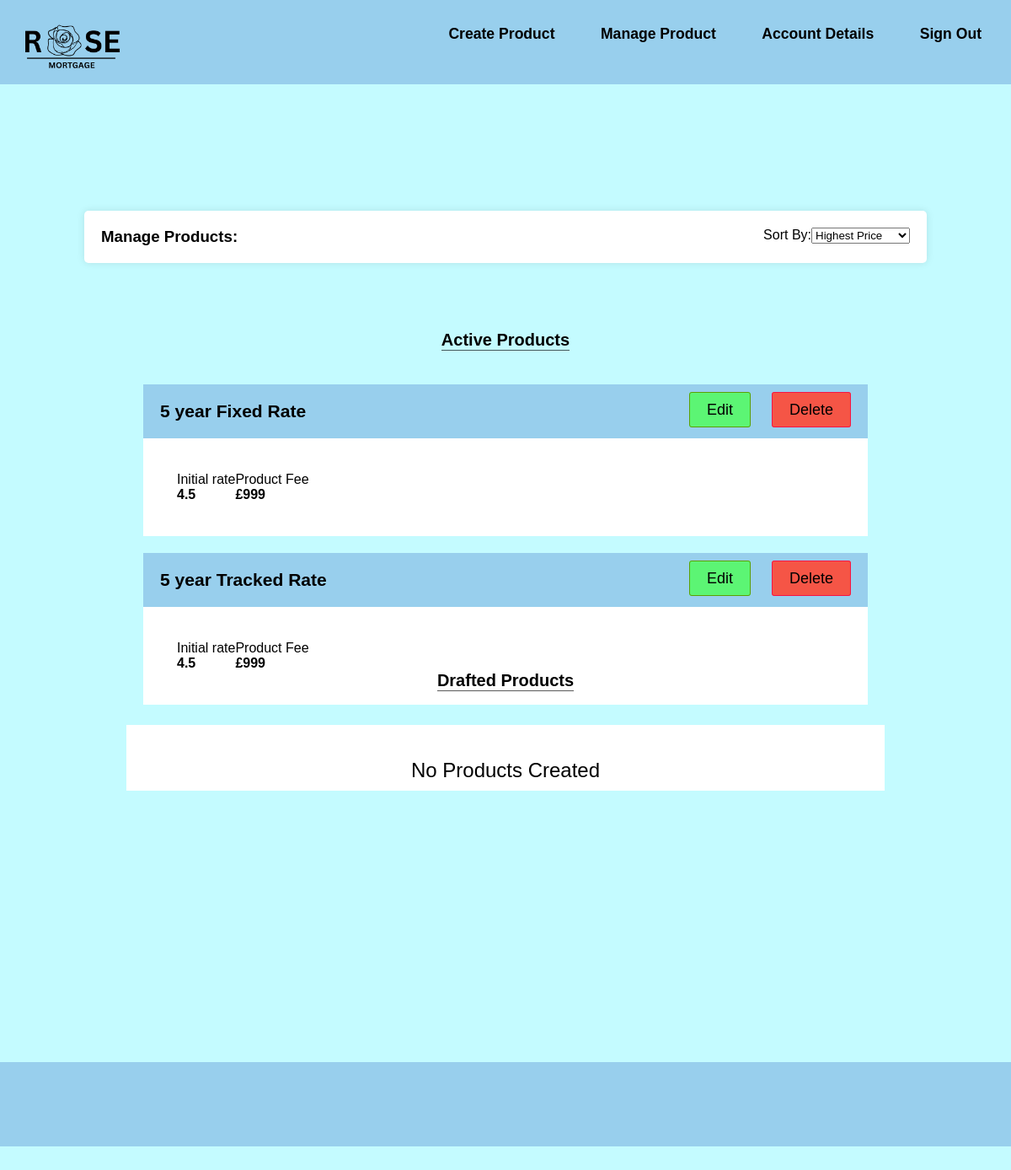
Page /broker-manage-product.php (signed in) on the earlier database version.
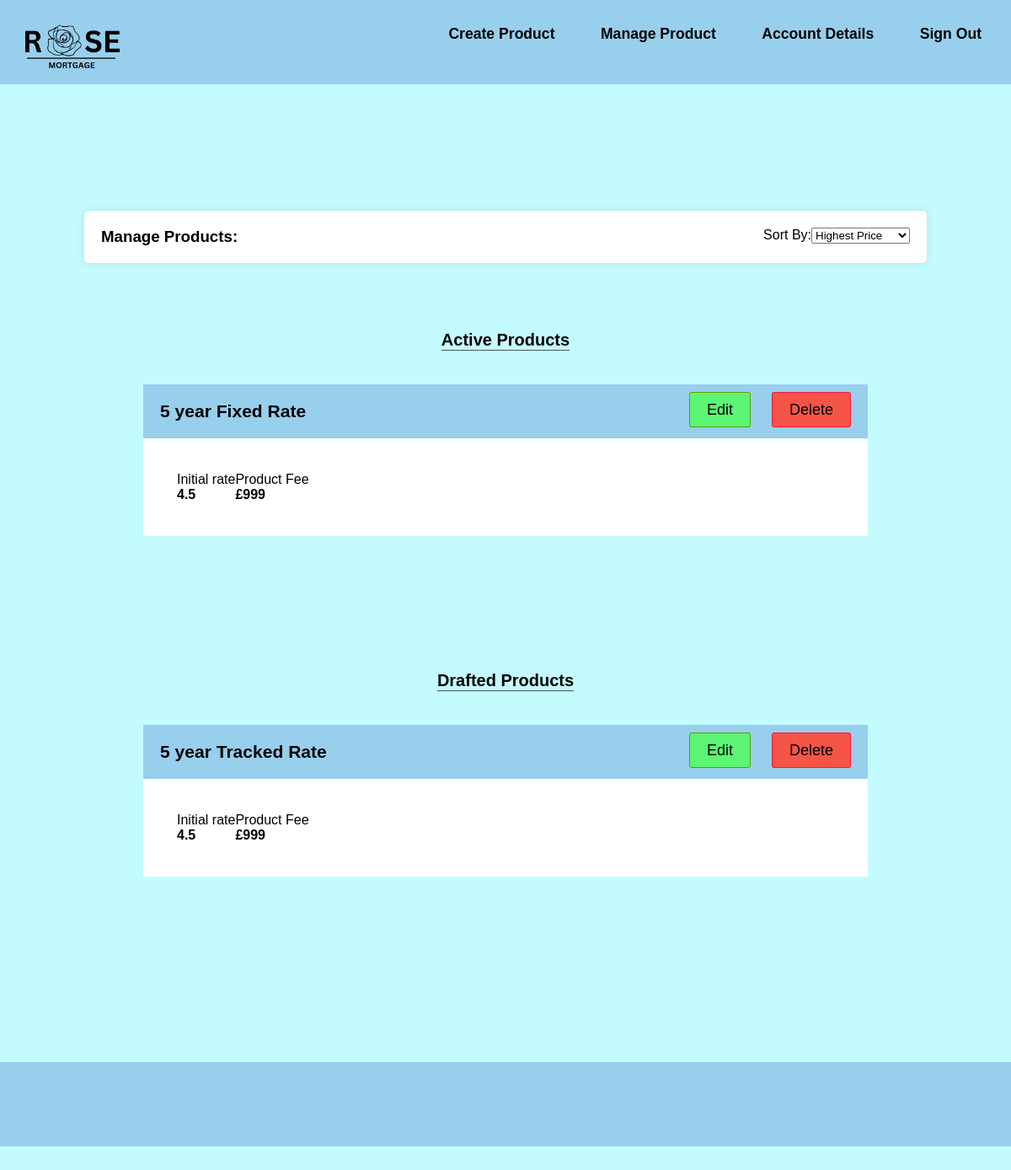
Same page on the later database version.
### tables this page shows
CREATE TABLE "Product" (
	"Product_ID"	INTEGER NOT NULL,
	"Broker_ID"	INTEGER NOT NULL,
	"YearRate"	INTEGER NOT NULL,
	"ProductType"	TEXT NOT NULL,
	"expected_income"	INTEGER NOT NULL,
	"expected_outgoings"	INTEGER NOT NULL,
	"expected_credit_score"	INTEGER NOT NULL,
	"initial_interest_rate"	REAL NOT NULL,
	"secondary_interest_rate"	REAL NOT NULL,
	"ProductFee"	INTEGER NOT NULL,
	"mtv_ratio"	REAL NOT NULL,
	"aDraft"	INTEGER NOT NULL,
	FOREIGN KEY("Broker_ID") REFERENCES "Broker"("Broker_ID"),
	PRIMARY KEY("Product_ID" AUTOINCREMENT)
);

### broker-manage-product.php (the view, shortened to what this page needs)
<?php
include 'connection.php';
if (isset($_SESSION['Broker_ID'])){
    $brokerId = $_SESSION['Broker_ID'];
    $stmt = $db->prepare("SELECT * FROM Product WHERE Broker_ID = ?");
    $stmt->execute([$brokerId]);
    $products = $stmt->fetchAll(PDO::FETCH_ASSOC);
    ?>
    <!DOCTYPE html>
    <html lang="en">
    <head>
        <link href="style.css" rel="stylesheet"></link>
    </head>
    <body>
    <header class="flex-container">
    <a href="broker-manage-product.php"> <img src="Assets/logo.png" alt="Rose Mortgage"> </a>
    <div>
        <ul class="nav-links">
            <li><a href="Broker-product-creation.php">Create Product</a></li>
            <li><a href="broker-manage-product.php">Manage Product</a></li>
            <li><a href="broker-account-information.php">Account Details</a></li>
            <li><a href="home.php">Sign Out</a></li>
        </ul>
    </div>
    </header>
        <main>
            <div class="largecontainer">
                <div class="flex-container">
                    <div><h3><b>Manage Products:</b></h3></div>
                    <div class="flex-container">
                        <div>
                            <a>Sort By:</a>
                        </div>
                        <div>
                            <select>
                                <option>Highest Price</option>
                            </select>
                        </div>
                    </div>
                </div>
            </div>
            <div class="products-type">
                <h4>Active Products</h4>
            </div>
            <div class="product-layout">
                <?php
                $activeProducts = array_filter($products, function ($product){
                    return $product['aDraft'] == 0;
                });
                    if (!empty($activeProducts)) : ?>
                    <?php foreach ($activeProducts as $product) : ?>
                    <div class="product-area">
                        <div class="product-header">
                            <h3><?php echo $product['YearRate'];?> year <?php echo $product['ProductType'];?></h3>
                            <div>
                                <a href="Broker-product-update.php?id=<?php echo $product['Product_ID']; ?>" class="edit-product-btn">Edit</a>
                                <a href="broker-product-deletion.php?id=<?php echo $product['Product_ID']; ?>" class="delete-product-btn">Delete</a>
                            </div>
                        </div>
                        <div class="product-section">
                            <div class="manage-product-information">
                                <div class="initial-rate-section">
                                    <h5>Initial rate</h5>
                                    <p><?php echo $product['initial_interest_rate']?></p>
                                </div>
                                <div class="product-fee-section">
                                    <h5>Product Fee</h5>
                                    <p><?php echo $product['ProductFee']?></p>
                                </div>
                            </div>
                        </div>
                    </div>
                    <?php endforeach; ?>
                <?php else : ?>
                    <div class ="no-products-text">
                        <p>No Products Created</p>
                    </div>
                <?php endif; ?>
            </div>
            <div class="products-type">
                <h4>Drafted Products</h4>
            </div>
            <div class="product-layout">
                <?php
                    $draftProducts = array_filter($products, function ($product){
                    return $product['aDraft'] == 1;
                    });
                    if (!empty($draftProducts)) : ?>
                    <?php foreach ($draftProducts as $product) : ?>
                    <div class="product-area">
                        <div class="product-header">
                            <h3><?php echo $product['YearRate'];?> year <?php echo $product['ProductType'];?></h3>
                            <div>
                                <a href="Broker-product-update.php?id=<?php echo $product['Product_ID']; ?>" class="edit-product-btn">Edit</a>
                                <a href="broker-product-deletion.php?id=<?php echo $product['Product_ID']; ?>" class="delete-product-btn">Delete</a>
                            </div>
                        </div>
                        <div class="product-section">
                            <div class="manage-product-information">
                            <div class="initial-rate-section">
                                    <h5>Initial rate</h5>
                                    <p><?php echo $product['initial_interest_rate']?></p>
                                </div>
                                <div class="product-fee-section">
                                    <h5>Product Fee</h5>
                                    <p><?php echo $product['ProductFee']?></p>
                                </div>
                        </div>
                    </div>
                    <?php endforeach; ?>
                <?php else : ?>
                    <div class ="no-products-text">
                        <p>No Products Created</p>
                    </div>
                <?php endif; ?>
            </div>
            </div>
        <footer>
        </footer>
    </body>
    </html>
<?php
} else {
    header("Location: LogIn.php");
    exit();
}
?>

### style.css (style rules this page uses)
* { margin: 0; padding: 0; text-decoration: none; font-family: Arial, Helvetica, sans-serif; box-sizing: border-box; list-style: none; }
a { color: #000; text-decoration: none; }
main { margin-top: 50px; margin-bottom: 50px; }
header { background-color: #98CFED; padding: 10px; color: black; height: 100px; width: 100%; top: 0; display: flex; justify-content: flex-start; align-items: center; z-index: 1000; }
.nav-links li { display: inline-block; position: relative; margin: 0 25px; }
.nav-links li a { font-weight: bold; font-size: 1.1rem; text-decoration: none; color: black; }
.nav-links li::after { content: ''; width: 0%; height: 2px; background: #000; display: block; margin: auto; position: absolute; top: 100%; left: 50%; transform: translate(-50%); transition: 0.7s; }
header img { width: 150px; height: auto; }
body { background-color: #c4fbff; display: flex; flex-direction: column; min-height: 100vh; }
ul { flex: 1; margin-bottom: 20px; }
ul li { list-style-type: disc; }
.largecontainer { width: 1000px; margin: 100px auto 80px; padding: 20px; background-color: #fff; border-radius: 5px; box-shadow: 0 0 10px rgba(0, 0, 0, 0.1); }
.flex-container { display: flex; flex-direction: row; justify-content:space-between; }
h3 { text-align: left; }
.products-type { font-weight: 600; margin: 0 auto; text-align: center; }
.products-type h4 { font-size: 20px; display: inline-block; border-bottom: solid 1px rgba(0, 0, 0, 0.644); }
.product-layout { background-color: #c4fbff; margin: 40px auto; max-width: 900px; height: 300px; }
.product-header { background-color: #98CFED; padding: 20px; color: #000; display: flex; justify-content: space-between; font-size: 18px; }
.edit-product-btn { padding: 10px 20px; background-color: #5CF574; margin-right: 20px; border-radius: 3px; border: solid 1px #5CA004; }
.delete-product-btn { padding: 10px 20px; background-color: #F55546; border-radius: 3px; border: solid 1px #F51546; }
.manage-product-information { display: flex; background-color: #fff; padding: 40px; }
.manage-product-information h5 { font-size: 16px; font-weight: 500; }
.manage-product-information p { font-size: 16px; font-weight: 600; }
.product-area { margin: 20px; }
.product-section { display: flex; flex-direction: column; }
footer { background-color: #98CFED; padding: 10px; color: black; height: 100px; width: 100%; bottom: 0; z-index: 1000; margin-top: 100px; }
.no-products-text { background-color: #fff; font-size: 24px; text-align: center; padding-top: 30px; }
.no-products-text p { padding: 10px; }

Differences in the rows shown:
changed product "Tracked Rate": moves from the list under "Active Products" to the list under "Drafted Products"
Other differences:
text no longer shown: "No Products Created"
